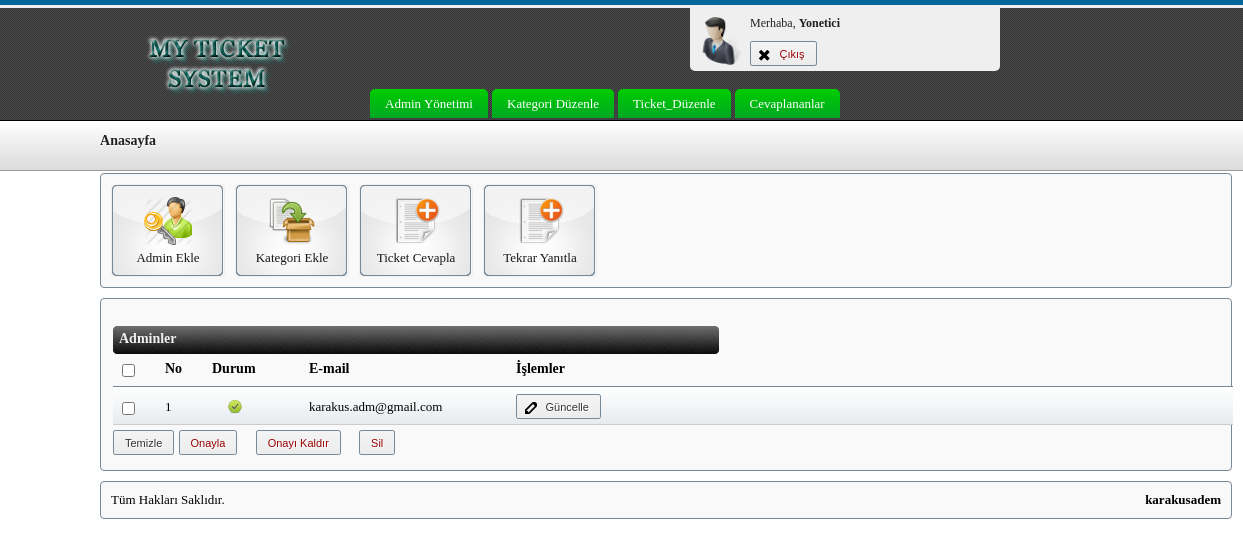
/admin/index.php?islem=admin_yonetimi (signed in), run on the app's committed database.
### tables this page shows
CREATE TABLE IF NOT EXISTS `kullanici` (
  `id` int(11) NOT NULL AUTO_INCREMENT,
  `kullaniciad` varchar(25) NOT NULL,
  `email` varchar(100) NOT NULL,
  `password` varchar(40) NOT NULL,
  `status` int(1) NOT NULL COMMENT '1-aktif, 2-pasif',
  PRIMARY KEY (`id`)
);

### lib/ezSQL/shared/ez_sql_core.php (called while the page is built, shortened)
<?php
	class ezSQLcore
	{
		var $timers           = array();
		function get_host_port( $host, $default = false )
		{
			$port = $default;
			return array( $host, $port );
		}
		function flush()
		{
			$this->last_result = null;
		}
		function get_results($query=null, $output = OBJECT)
		{
			if ( $query )
			{
				$this->query($query);
			}
			if ( $output == OBJECT )
			{
				return $this->last_result;
			}
		}
		function timer_get_cur()
		{
			list($usec, $sec) = explode(" ",microtime());
			return ((float)$usec + (float)$sec);
		}
		function timer_start($timer_name)
		{
			$this->timers[$timer_name] = $this->timer_get_cur();
		}
		function timer_elapsed($timer_name)
		{
			return round($this->timer_get_cur() - $this->timers[$timer_name],2);
		}
	}

### config.php (called while the page is built, shortened)
<?php
include_once "lib/ezSQL/shared/ez_sql_core.php";
include_once "lib/ezSQL/mysqli/ez_sql_mysqli.php";
$DB = new ezSQL_mysqli('root','','myticketsystem','localhost');

### lib/ezSQL/mysqli/ez_sql_mysqli.php (called while the page is built, shortened)
<?php
	$ezsql_mysqli_str = array
	(
		1 => 'Require $dbuser and $dbpassword to connect to a database server',
		2 => 'Error establishing mySQLi database connection. Correct user/password? Correct hostname? Database server running?',
		3 => 'Require $dbname to select a database',
		4 => 'mySQLi database connection is not active',
		5 => 'Unexpected error while trying to select database'
	);
	class ezSQL_mysqli extends ezSQLcore
	{
		function connect($dbuser='', $dbpassword='', $dbhost='localhost', $dbport=false)
		{
			global $ezsql_mysqli_str; $return_val = false;
			if ( ! $dbuser )
			{
				$this->register_error($ezsql_mysqli_str[1].' in '.__FILE__.' on line '.__LINE__);
				$this->show_errors ? trigger_error($ezsql_mysqli_str[1],E_USER_WARNING) : null;
			}
			else if ( ! $this->dbh = new mysqli($dbhost,$dbuser,$dbpassword, '', $dbport) )
			{
				$this->register_error($ezsql_mysqli_str[2].' in '.__FILE__.' on line '.__LINE__);
				$this->show_errors ? trigger_error($ezsql_mysqli_str[2],E_USER_WARNING) : null;
			}
			else
			{
				$return_val = true;
			}
			return $return_val;
		}
		function query($query)
		{
			$return_val = 0;
			$query = trim($query);
			$this->result = @$this->dbh->query($query);
			$is_insert = false;
			if ( preg_match("/^(insert|delete|update|replace|truncate|drop|create|alter|begin|commit|rollback|set)/i",$query) )
			{
				$this->rows_affected = @$this->dbh->affected_rows;
				$return_val = $this->rows_affected;
			}
			else
			{
				$i=0;
				$num_rows=0;
				while ( $row = @$this->result->fetch_object() )
				{
					$num_rows++;
				}
				$this->num_rows = $num_rows;
				$return_val = $this->num_rows;
			}
			return $return_val;
		}
	}

### admin/admin_yonetimi.php (the view, shortened to what this page needs)
<?php include_once "../config.php"; ?>
<br>
<h3 class="anabaslik">Adminler</h3>
<form action="" method="post">
<div class="tablo" style="width:100%">
<li class="no"><b><input name="" onclick="checkUncheckAll(this);" type="checkbox" value=""></b></li>
<li class="no"><b>No</b></li>
<li class="durum"><b>Durum</b></li>
<li class="baslikHizmet"><b>E-mail</b></li>
<li class="islem"><b>İşlemler</b></li>
</div>
<div class="tablo2" style="width:100%">
<?php
$sql="SELECT * FROM kullanici ";
$kullanici=$DB->get_results($sql);
foreach ($kullanici as $kayitlar){
?>
<div class="satir">
<li class="no"><input type="checkbox" name="id[]" value="<?php echo $kayitlar->id; ?>"></li>
<li class="no"><?php echo $kayitlar->id; ?></li>
<li class="durum">
    <?php if(($kayitlar->status) == 1){ ?><img class="durums" width="16" src="resources/css/images/icon/active.png"><?php } ?>
</li>
<li class="baslikHizmet"><?php echo $kayitlar->email; ?></li>
<li class="edit"><a href="index.php?islem=admin_guncelle&id=<?php echo $kayitlar->id;?>" class="button icon edit">Güncelle</a></li>
</div>
<?php } ?>
<input style="margin-right:-14px;" class="button" type="reset" value="Temizle">
<input class="button danger" type="submit" value="Onayla" name="uye_onayla">
<input class="button danger" type="submit" value="Onayı Kaldır" name="uye_onaykaldir">
<input class="button danger" type="submit" value="Sil" name="uye_sil">
 </div>
 </form>

### admin/resources/css/style.css (style rules this page uses)
body { background-image:url(images/back.png); background-repeat:repeat-x; font-family: trebuchet ms; margin-left:100px; font-size:75%; width:900px; }
li { list-style:none; }
a { text-decoration:none; }
img { border:none; }
.anabaslik { color:#efefef; padding-top:5px; padding-bottom:7px; padding-left:6px; margin:7px; font-size:14px; background-image:url(images/anabaslik.png); background-repeat:no-repeat; }
.tablo { margin-left:7px; font-size:14px; }
.tablo li { margin-right:7px; float:left; }
.no { width:40px; }
.durum { width:90px; }
.baslikHizmet { width:200px; }
.tablo { width:604px; border-bottom:1px solid #789; padding-bottom:5px; margin-bottom:-2px; }
.tablo2 { font-size:13px; padding-top:7px; margin-left:7px; width:604px; }
.tablo2 li { margin-right:7px; float:left; }
.satir { margin-top:-5px; background-image:url(images/satir_back.png); margin-bottom:5px; border-bottom:1px solid #ccc; padding:5px; padding-top:12px; }
.durums { margin-left: 15px; margin-right:20px; }
.tablo b { margin-left:5px; }
.edit { margin-top:-5px; float:left; }
.button { position: relative; overflow: visible; display: inline-block; padding: 0.5em 1em; border: 1px solid #789; margin: 0; text-decoration: none; text-shadow: 1px 1px 0 #fff; font:11px/normal sans-serif; color: #333; white-space: nowrap; cursor: pointer; outline: none; background-color: #ececec; background-image: -webkit-gradient(linear, 0 0, 0 100%, from(#f4f4f4), to(#ececec)); background-image: -moz-linear-gradient(#f4f4f4, #ececec); background-image: -o-linear-gradient(#f4f4f4, #ececec); background-image: linear-gradient(#f4f4f4, #ececec); -webkit-background-clip: padding; -moz-background-clip: padding; -o-background-clip: padding-box; -webkit-border-radius: 0.2em; -moz-border-radius: 0.2em; border-radius: 0.2em; zoom: 1; *display: inline; }
.button.icon:before { content: ""; position: relative; top: 1px; float:left; width: 12px; height: 12px; margin: 0 0.75em 0 -0.25em; background: url(images/gh-icons.png) 0 99px no-repeat; }
.button.edit.icon:before { background-position: 0 -264px; }
.button.danger { color: #900; }
.button + .button, .button + .button-group, .button-group + .button, .button-group + .button-group { margin-left: 15px; }

### data on the page
kullanici: id "1", status 1 (drawn), email "karakus.adm@gmail.com"
